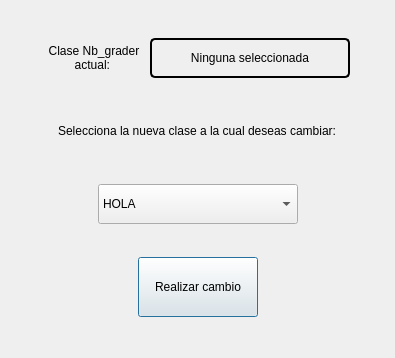
<?xml version="1.0" encoding="UTF-8"?>
<ui version="4.0">
 <class>Dialog</class>
 <widget class="QDialog" name="Dialog">
  <property name="geometry">
   <rect>
    <x>0</x>
    <y>0</y>
    <width>395</width>
    <height>358</height>
   </rect>
  </property>
  <property name="windowTitle">
   <string>Dialog</string>
  </property>
  <layout class="QVBoxLayout" name="verticalLayout">
   <item>
    <layout class="QHBoxLayout" name="horizontalLayout">
     <item>
      <spacer name="horizontalSpacer_5">
       <property name="orientation">
        <enum>Qt::Horizontal</enum>
       </property>
       <property name="sizeHint" stdset="0">
        <size>
         <width>40</width>
         <height>20</height>
        </size>
       </property>
      </spacer>
     </item>
     <item>
      <widget class="QLabel" name="label">
       <property name="minimumSize">
        <size>
         <width>100</width>
         <height>40</height>
        </size>
       </property>
       <property name="maximumSize">
        <size>
         <width>100</width>
         <height>40</height>
        </size>
       </property>
       <property name="text">
        <string>Clase Nb_grader actual: </string>
       </property>
       <property name="alignment">
        <set>Qt::AlignCenter</set>
       </property>
       <property name="wordWrap">
        <bool>true</bool>
       </property>
      </widget>
     </item>
     <item>
      <widget class="QLabel" name="bel_nombreClaseActual">
       <property name="minimumSize">
        <size>
         <width>200</width>
         <height>40</height>
        </size>
       </property>
       <property name="maximumSize">
        <size>
         <width>16777215</width>
         <height>40</height>
        </size>
       </property>
       <property name="styleSheet">
        <string notr="true">border: 2px solid balck;
border-radius:5px;</string>
       </property>
       <property name="text">
        <string>Ninguna seleccionada</string>
       </property>
       <property name="alignment">
        <set>Qt::AlignCenter</set>
       </property>
      </widget>
     </item>
     <item>
      <spacer name="horizontalSpacer_6">
       <property name="orientation">
        <enum>Qt::Horizontal</enum>
       </property>
       <property name="sizeHint" stdset="0">
        <size>
         <width>40</width>
         <height>20</height>
        </size>
       </property>
      </spacer>
     </item>
    </layout>
   </item>
   <item>
    <layout class="QHBoxLayout" name="horizontalLayout_5">
     <item>
      <spacer name="horizontalSpacer_7">
       <property name="orientation">
        <enum>Qt::Horizontal</enum>
       </property>
       <property name="sizeHint" stdset="0">
        <size>
         <width>40</width>
         <height>20</height>
        </size>
       </property>
      </spacer>
     </item>
     <item>
      <widget class="QLabel" name="label_3">
       <property name="minimumSize">
        <size>
         <width>300</width>
         <height>40</height>
        </size>
       </property>
       <property name="maximumSize">
        <size>
         <width>16777215</width>
         <height>40</height>
        </size>
       </property>
       <property name="text">
        <string>Selecciona la nueva clase a la cual deseas cambiar:</string>
       </property>
       <property name="alignment">
        <set>Qt::AlignCenter</set>
       </property>
      </widget>
     </item>
     <item>
      <spacer name="horizontalSpacer_8">
       <property name="orientation">
        <enum>Qt::Horizontal</enum>
       </property>
       <property name="sizeHint" stdset="0">
        <size>
         <width>40</width>
         <height>20</height>
        </size>
       </property>
      </spacer>
     </item>
    </layout>
   </item>
   <item>
    <layout class="QHBoxLayout" name="horizontalLayout_4">
     <item>
      <spacer name="horizontalSpacer_3">
       <property name="orientation">
        <enum>Qt::Horizontal</enum>
       </property>
       <property name="sizeHint" stdset="0">
        <size>
         <width>40</width>
         <height>20</height>
        </size>
       </property>
      </spacer>
     </item>
     <item>
      <widget class="QComboBox" name="comboBox_clases">
       <property name="minimumSize">
        <size>
         <width>200</width>
         <height>40</height>
        </size>
       </property>
       <property name="maximumSize">
        <size>
         <width>16777215</width>
         <height>40</height>
        </size>
       </property>
       <item>
        <property name="text">
         <string>HOLA</string>
        </property>
       </item>
       <item>
        <property name="text">
         <string>COMO</string>
        </property>
       </item>
       <item>
        <property name="text">
         <string>ESTAS</string>
        </property>
       </item>
       <item>
        <property name="text">
         <string>MI</string>
        </property>
       </item>
       <item>
        <property name="text">
         <string>NOMBRE</string>
        </property>
       </item>
      </widget>
     </item>
     <item>
      <spacer name="horizontalSpacer_9">
       <property name="orientation">
        <enum>Qt::Horizontal</enum>
       </property>
       <property name="sizeHint" stdset="0">
        <size>
         <width>40</width>
         <height>20</height>
        </size>
       </property>
      </spacer>
     </item>
    </layout>
   </item>
   <item>
    <layout class="QHBoxLayout" name="horizontalLayout_2">
     <item>
      <spacer name="horizontalSpacer">
       <property name="orientation">
        <enum>Qt::Horizontal</enum>
       </property>
       <property name="sizeHint" stdset="0">
        <size>
         <width>40</width>
         <height>20</height>
        </size>
       </property>
      </spacer>
     </item>
     <item>
      <widget class="QPushButton" name="btn_realizarCambio">
       <property name="minimumSize">
        <size>
         <width>120</width>
         <height>50</height>
        </size>
       </property>
       <property name="maximumSize">
        <size>
         <width>150</width>
         <height>60</height>
        </size>
       </property>
       <property name="text">
        <string>Realizar cambio</string>
       </property>
      </widget>
     </item>
     <item>
      <spacer name="horizontalSpacer_2">
       <property name="orientation">
        <enum>Qt::Horizontal</enum>
       </property>
       <property name="sizeHint" stdset="0">
        <size>
         <width>40</width>
         <height>20</height>
        </size>
       </property>
      </spacer>
     </item>
    </layout>
   </item>
  </layout>
 </widget>
 <resources>
  <include location="../../../img.qrc"/>
 </resources>
 <connections/>
</ui>
